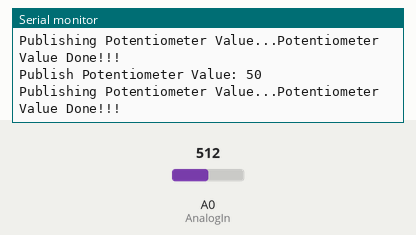
Bench run of a sketch on a simulated ESP8266 (NodeMCU). Shown: the last lines printed to the serial monitor. Inputs (shaded band) come from the test bench; at power-on: A0 (AnalogIn) = 512. WiFi joins after 1.5 s; servers stay silent unless stated; no MQTT or app messages arrive unless stated.

Above: at 2.7 s.
2.8 s: A0 (AnalogIn) set to 716
At 4.1 s:
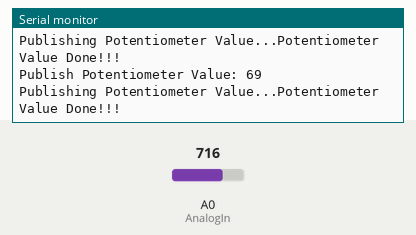
4.3 s: A0 (AnalogIn) set to 900
At 5.5 s:
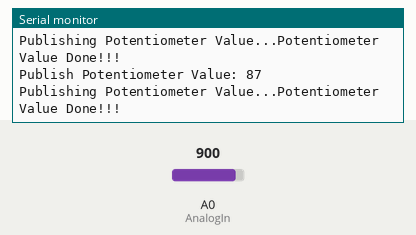
Timing chart, 0 to 7.3 s (numbered marks = the images above; inputs shaded):
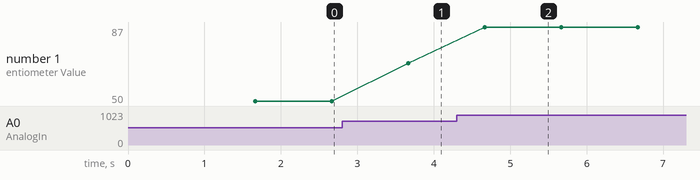

Measured:
- after the input at 2.8 s, the serial monitor: prints a new line after 0.87 s (image 1)
- after the input at 4.3 s, the serial monitor: prints a new line after 0.37 s (image 2)
- plotted number 1: 50 → 69 after the input at 2.8 s, 69 → 87 after the input at 4.3 s

The sketch:

MQTT_Publish_Test.ino
```cpp
// ESP8266
#include <ESP8266WiFi.h>
#include <PubSubClient.h>

#include "DHTesp.h"

String apiKey = "";
const char* server = "api.thingspeak.com";
WiFiClient client;

// MQTT Publish
//const char* SubscribeToTemp = "esp/1/temperature"; //For publish temperature
//const char* SubscribeToHum = "esp/1/humidity"; //For publish humidity
const char* SubscribeToPot = "esp/1/pot";

// WiFi & MQTT Server
const char* ssid = "xxx";
const char* password = "xxx";
const char* mqtt_server = "xxx";

WiFiClient testClient;
PubSubClient pubClient(testClient);

long lastTimeRecorded = 0; //lastMsg
char msg[50];

//String humMessage;
//String tempMessage;
String potMessage;


//String lastHumMessage("0");
String lastPotMessage("0");

//#ifdef ESP32
//#pragma message(THIS EXAMPLE IS FOR ESP8266 ONLY!)
//#error Select ESP8266 board.
//#endif
//
//float humidity = 0;
//float temperature = 0;
int potValue = 0;
const int AnalogIn  = A0;

//DHTesp dht;

void setup() {
  Serial.begin ( 115200 );

  // WiFi
  setup_wifi();

  // MQTT
  Serial.print("Connecting to MQTT...");
  // connecting to the mqtt server
  pubClient.setServer(mqtt_server, 1883);
  pubClient.setCallback(callback);
  Serial.println("done!");

  //For DHT
//  String thisBoard= ARDUINO_BOARD;
//  Serial.println(thisBoard);

  // Autodetect is not working reliable, don't use the following line
  // dht.setup(17);
  // use this instead:
//  dht.setup(D3, DHTesp::DHT11); // Connect DHT sensor to GPIO D4

}

void callback(char* topic, byte* payload, unsigned int length) {
  Serial.print("Message arrived [");
  Serial.print(topic);
  Serial.print("] ");
  String color("#");

  Serial.println();

//    if((char)payload[0] == '#'){
//     // setting color
//     setNeoColor(color);
//  }

}

void setup_wifi() {
  delay(10);
  // We start by connecting to a WiFi network
  Serial.println();
  Serial.print("Connecting to ");
  Serial.println(ssid);

  WiFi.begin(ssid, password);

  while (WiFi.status() != WL_CONNECTED) {
    delay(100);
    Serial.print(".");
  }

  Serial.println("");
  Serial.println("WiFi connected");
  Serial.println("IP address: ");
  Serial.println(WiFi.localIP());
}

void loop() {


  if (!pubClient.connected()) {
    delay(100);
    reconnect();
  }
  pubClient.loop();

//  humidity = dht.getHumidity();
//  temperature = dht.getTemperature();
  potValue = analogRead(AnalogIn);
  potValue = map(potValue, 0, 1023, 0, 99);
//  Serial.println(potValue);

  long now = millis();
  if (now - lastTimeRecorded > 1000 || lastPotMessage.indexOf(potMessage) < 0) {

    lastTimeRecorded = now;

//    humMessage = humidity;
//
//    Serial.print("Publish Humidity Value: ");
//    Serial.println(humMessage);
//    char msgH[7];
//    humMessage.toCharArray(msgH, humMessage.length());
//
//    Serial.print("Publishing Humidity...");
//    pubClient.publish(SubscribeToHum, msgH);
//    Serial.println("Humidity Done!!!");
//
//    tempMessage = temperature;
//
//    Serial.print("Publish Temperature Value: ");
//    Serial.println(tempMessage);
//    char msgT[7];
//    tempMessage.toCharArray(msgT, tempMessage.length());
//
//    Serial.print("Publishing Temperature...");
//    pubClient.publish(SubscribeToTemp, msgT);
//    Serial.println("Temperature Done!!!");
//
//    lastHumMessage = humMessage;

    potMessage = potValue;

    Serial.print("Publish Potentiometer Value: ");
    Serial.println(potMessage);
    char msgPot[7];
    potMessage.toCharArray(msgPot, potMessage.length());

    Serial.print("Publishing Potentiometer Value...");
    pubClient.publish(SubscribeToPot, msgPot);
    Serial.println("Potentiometer Value Done!!!");

    lastPotMessage = potMessage;

//  Serial.println(potValue);

//     if (client.connect(server,80))   //   "184.106.153.149" or api.thingspeak.com
//        {

//               String postStr = apiKey;
//               postStr +="&field1=";
//               postStr += String(temperature);
//               postStr +="&field2=";
//               postStr += String(humidity);
//               postStr += "\r\n\r\n";
//
//               client.print("POST /update HTTP/1.1\n");
//               client.print("Host: api.thingspeak.com\n");
//               client.print("Connection: close\n");
//               client.print("X-THINGSPEAKAPIKEY: "+apiKey+"\n");
//               client.print("Content-Type: application/x-www-form-urlencoded\n");
//               client.print("Content-Length: ");
//               client.print(postStr.length());
//               client.print("\n\n");
//               client.print(postStr);
//
//               Serial.print("Temperature: ");
//               Serial.print(temperature);
//               Serial.print(" degrees Celcius, Humidity: ");
//               Serial.print(humidity);
//               Serial.println("%. Sent to Thingspeak.");

//          }

  }

  delay(10);
}

void reconnect() {
  // Loop until we're reconnected
  while (!pubClient.connected()) {
    // Attempt to connect
    if (pubClient.connect("ESP_Client")) {
      Serial.println("ESP_Client connected");
      // Once connected, publish an announcement...
      pubClient.publish(SubscribeToPot, "Restart");
      // ... and resubscribe
      //pubClient.subscribe(SubscribeFrom);
    } else {
      Serial.print("failed, rc=");
      Serial.print(pubClient.state());
      Serial.println(" try again in 5 seconds");
      // Wait 5 seconds before retrying
      delay(5000);
    }
  }
}
```
